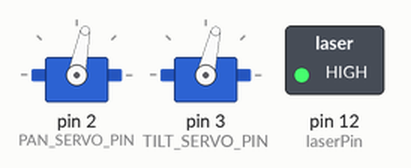
Bench run of a sketch on a simulated Arduino Uno, built with avr-gcc and run on an emulated ATmega328P. On the bench: 2 × servo, switched loads named in the sketch (green lamp = pin HIGH). Random numbers use the default seed unless the sketch sets one.

Above: at 0.54 s.
At 4.4 s:
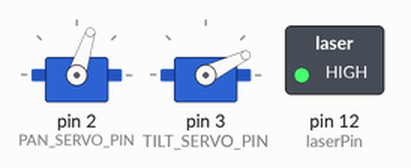
At 16.0 s:
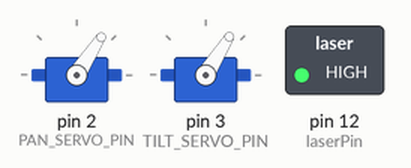
At 22.48 s:
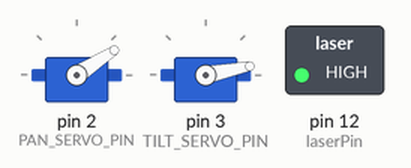
At 29.43 s:
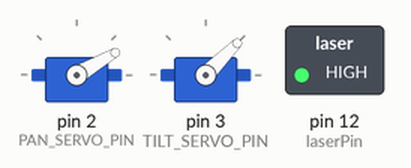
At 37.6 s:
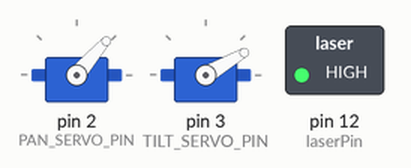
Timing chart, 0 to 40.0 s (numbered marks = the images above):
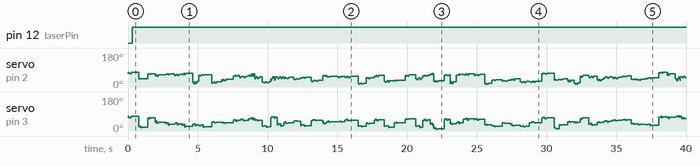

Measured:
- by itself, pin 12 (laserPin): LOW → HIGH at 0.32 s

The sketch:

main.ino
```cpp
/*  Michael Carter
    github.com/m-j-carter
    mjcarter@ualberta.ca
    March 2021
*/

#include <math.h>
// #include <array>
// #include <vector>

#include "gimbal.h"
// using namespace std;

#define PAN_MIN 0
#define PAN_MAX 180
#define TILT_MIN 0
#define TILT_MAX 180


inline int radianToDegree(double radians);
void drawSquare();
void randomMove();
void test();


Gimbal gimbal;

const int laserPin = 12;
int laserState = LOW;


void setup() {
    pinMode(laserPin, OUTPUT);
    // initialize the gimbal
    gimbal.begin();
    gimbal.setPanRange(PAN_MIN, PAN_MAX);
    gimbal.setTiltRange(TILT_MIN, TILT_MAX);

    laserState = HIGH;
}


void loop() {
    int X = rand() % 400+90;
    int Y = rand() % 400+90;
    int Z = rand() % 400+90;
    // int X = PAN_MAX - PAN_MIN;
    // int Y = TILT_MAX - TILT_MIN;
    drawSquare(X,Y,Z,20);

    update();
    delay(rand() % 500);
}


void randomMove(){
    // generate a random movement within the pan/tilt limits
    int panAngle, tiltAngle;
    panAngle = rand() % PAN_MAX + PAN_MIN;
    tiltAngle = rand() % TILT_MAX + TILT_MIN;
    gimbal.panAbs(panAngle);
    gimbal.tiltAbs(tiltAngle);
}


void update() {
    // update all systems
    digitalWrite(laserPin, laserState);
    gimbal.update();
}


inline int radianToDegree(double radians) {
    // rounds to the nearest integer degree
    return radians * (180.0 / M_PI);
}


void test() {
    // gimbal servo testing
    for (int pos = 0; pos <= 180; pos += 1) {
        gimbal.tiltAbs(pos);
        gimbal.panAbs(pos);
        gimbal.update();
        delay(15);
    }

    for (int pos = 180; pos >= 0; pos -= 1) {
        gimbal.tiltAbs(pos);
        gimbal.panAbs(pos);
        gimbal.update();
        delay(15);
    }
}


void drawSquare(int centerX, int centerY, int centerZ, int radius) {
    // for each point in square[]:
    // 1. calculate pan/tilt angles from the x,y,z components
    // 2. convert to degrees
    // 3. write those angles to the gimbal
    // 4. gimbal.update()

    int sqrCorners[8][3] = { {centerX+radius, centerY+radius, centerZ+radius},        // top-right
                             {centerX+radius, centerY-radius, centerZ+radius},        // bottom-right
                             {centerX-radius, centerY-radius, centerZ+radius},        // bottom-left
                             {centerX-radius, centerY+radius, centerZ+radius},        // top-left
                             {centerX+radius, centerY+radius, centerZ-radius},
                             {centerX+radius, centerY-radius, centerZ-radius},
                             {centerX-radius, centerY-radius, centerZ-radius},
                             {centerX-radius, centerY+radius, centerZ-radius}, };


    for (int i=0; i < 8; i++) {
        double panRads, tiltRads;
        // panRads = atan2(testSquare[i].y, testSquare[i].x);
        // tiltRads = atan2(testSquare[i].z, testSquare[i].x);
        panRads = atan2(sqrCorners[i][1], sqrCorners[i][0]);    // (y,x)
        tiltRads = atan2(sqrCorners[i][2], sqrCorners[i][0]);     // (z,x)

        gimbal.panAbs(radianToDegree(panRads));
        gimbal.tiltAbs(radianToDegree(tiltRads));

        gimbal.update();

        // wait for servos to move
        delay(rand() % 100);
    }
}
```

gimbal.cpp
```cpp
/*  Michael Carter
    github.com/m-j-carter
    mjcarter@ualberta.ca
    March 2021
*/


/*  Changelog:
        - added a begin() method to handle initialization of hardware

*/


/*  Future changes:
        - I'd like to have autoupdate as something you can turn on/off.
        - Should implement some sort of servo angle to gimbal angle ratio

*/


#include "gimbal.h"


void Gimbal::begin() {
    // initializer method to be called from setup()

    // Assign servo pins
    servoPan.attach(PAN_SERVO_PIN);
    servoTilt.attach(TILT_SERVO_PIN);

}

void Gimbal::zero() {
    // move the gimbal to its zero point
    int panAngle = panMax - panMin;
    int tiltAngle = tiltMax - tiltMin;
    // update();
}

void Gimbal::pan(int angle) {
    // pan left/right angle degrees, relative to current position.
    // - for left, + for right.
    // assert PAN_MIN <= panAngle + angle <= PAN_MAX
    panAngle += angle;
    // update();
}

void Gimbal::tilt(int angle) {
    // tilt up/down angle degrees, relative to current position.
    // - for down, + for up.
    // assert TILT_MIN <= tiltAngle + angle <= TILT_MAX
    tiltAngle += angle;
    // update();
}


void Gimbal::panAbs(int targetAngle) {
    // pan left/right to a target (absolute) angle.
    // - for left, + for right.
    panAngle = targetAngle;
    // update();
}

void Gimbal::tiltAbs(int targetAngle) {
    // tilt up/down to a target (absolute) angle.
    // - for down, + for up.
    tiltAngle = targetAngle;
    // update();
}


void Gimbal::update() {
    // Write the current angles to the servos, updating their positions.
    // Should never need to be called externally, but for testing
    // purposes I'm gonna leave it as public.
    servoPan.write(panAngle);
    servoTilt.write(tiltAngle);
}

int Gimbal::getPanAngle() {
    return panAngle;
}

int Gimbal::getTiltAngle() {
    return tiltAngle;
}

// void Gimbal::setPanRange(int min=PAN_MIN, int max=PAN_MAX) {
void Gimbal::setPanRange(int min, int max) {
    panMin = min;
    panMax = max;
}

void Gimbal::setTiltRange(int min, int max) {
    tiltMin = min;
    tiltMax = max;
}


// Gimbal class constructor
Gimbal::Gimbal(void){


    // initialize pan/tilt range
    setPanRange();
    setTiltRange();

    // zero the servos
    zero();
}
```

gimbal.h
```cpp
#ifndef GIMBAL_H
#define GIMBAL_H

#include <Arduino.h>
#include <Servo.h>

#define PAN_SERVO_PIN 2
#define TILT_SERVO_PIN 3

// Gimbal range (degrees)
// Note: arduino's servo library limits range to 0-180 deg
#define PAN_MIN 0
#define PAN_MAX 180
#define TILT_MIN 0
#define TILT_MAX 180

class Gimbal {
//private:
    Servo servoPan;
    Servo servoTilt;

    int panAngle;
    int tiltAngle;

    int panMin, panMax;
    int tiltMin, tiltMax;

public:

    Gimbal();

    void begin();
    void zero();
    void pan(int angle);
    void tilt(int angle);
    void panAbs(int targetAngle);
    void tiltAbs(int targetAngle);
    void update();
    int getPanAngle();
    int getTiltAngle();
    void setPanRange(int min=PAN_MIN, int max=PAN_MAX);
    void setTiltRange(int min=TILT_MIN, int max=TILT_MAX);
};

#endif
```
